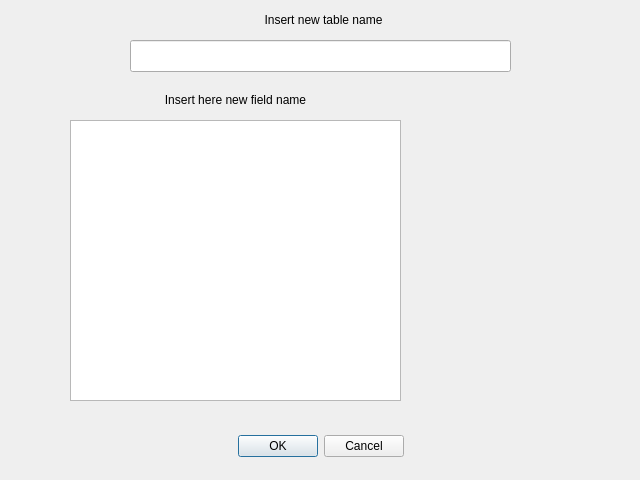
<?xml version="1.0" encoding="UTF-8"?>
<ui version="4.0">
 <class>winCreate</class>
 <widget class="QDialog" name="winCreate">
  <property name="geometry">
   <rect>
    <x>0</x>
    <y>0</y>
    <width>640</width>
    <height>480</height>
   </rect>
  </property>
  <property name="windowTitle">
   <string>Create new Table...</string>
  </property>
  <property name="windowIcon">
   <iconset resource="../res/res.qrc">
    <normaloff>:/xs/shield.png</normaloff>:/xs/shield.png</iconset>
  </property>
  <widget class="QDialogButtonBox" name="buttonBox">
   <property name="geometry">
    <rect>
     <x>10</x>
     <y>430</y>
     <width>621</width>
     <height>32</height>
    </rect>
   </property>
   <property name="orientation">
    <enum>Qt::Horizontal</enum>
   </property>
   <property name="standardButtons">
    <set>QDialogButtonBox::Cancel|QDialogButtonBox::Ok</set>
   </property>
   <property name="centerButtons">
    <bool>true</bool>
   </property>
  </widget>
  <widget class="QLineEdit" name="lineTable">
   <property name="geometry">
    <rect>
     <x>130</x>
     <y>40</y>
     <width>381</width>
     <height>32</height>
    </rect>
   </property>
  </widget>
  <widget class="QListView" name="listView">
   <property name="geometry">
    <rect>
     <x>70</x>
     <y>120</y>
     <width>331</width>
     <height>281</height>
    </rect>
   </property>
  </widget>
  <widget class="QLabel" name="labelTable">
   <property name="geometry">
    <rect>
     <x>138</x>
     <y>10</y>
     <width>371</width>
     <height>20</height>
    </rect>
   </property>
   <property name="text">
    <string>Insert new table name</string>
   </property>
   <property name="alignment">
    <set>Qt::AlignCenter</set>
   </property>
  </widget>
  <widget class="QLabel" name="label">
   <property name="geometry">
    <rect>
     <x>70</x>
     <y>90</y>
     <width>331</width>
     <height>20</height>
    </rect>
   </property>
   <property name="text">
    <string>Insert here new field name</string>
   </property>
   <property name="alignment">
    <set>Qt::AlignCenter</set>
   </property>
  </widget>
  <widget class="QPushButton" name="pushAdd">
   <property name="geometry">
    <rect>
     <x>460</x>
     <y>160</y>
     <width>64</width>
     <height>64</height>
    </rect>
   </property>
   <property name="font">
    <font>
     <pointsize>39</pointsize>
     <weight>50</weight>
     <italic>false</italic>
     <bold>false</bold>
     <underline>false</underline>
     <strikeout>false</strikeout>
    </font>
   </property>
   <property name="text">
    <string/>
   </property>
   <property name="icon">
    <iconset theme="insert-table-row" resource="../res/res.qrc">
     <normaloff>:/icons/insert-table-row.svg</normaloff>:/icons/insert-table-row.svg</iconset>
   </property>
   <property name="iconSize">
    <size>
     <width>64</width>
     <height>64</height>
    </size>
   </property>
   <property name="flat">
    <bool>true</bool>
   </property>
  </widget>
  <widget class="QPushButton" name="pushRemove">
   <property name="geometry">
    <rect>
     <x>460</x>
     <y>250</y>
     <width>64</width>
     <height>64</height>
    </rect>
   </property>
   <property name="font">
    <font>
     <pointsize>39</pointsize>
     <weight>50</weight>
     <italic>false</italic>
     <bold>false</bold>
     <underline>false</underline>
     <strikeout>false</strikeout>
    </font>
   </property>
   <property name="text">
    <string/>
   </property>
   <property name="icon">
    <iconset theme="delete-table-row" resource="../res/res.qrc">
     <normaloff>:/icons/delete-table-row.svg</normaloff>:/icons/delete-table-row.svg</iconset>
   </property>
   <property name="iconSize">
    <size>
     <width>64</width>
     <height>64</height>
    </size>
   </property>
   <property name="flat">
    <bool>true</bool>
   </property>
  </widget>
 </widget>
 <resources>
  <include location="../res/res.qrc"/>
 </resources>
 <connections>
  <connection>
   <sender>buttonBox</sender>
   <signal>accepted()</signal>
   <receiver>winCreate</receiver>
   <slot>accept()</slot>
   <hints>
    <hint type="sourcelabel">
     <x>248</x>
     <y>254</y>
    </hint>
    <hint type="destinationlabel">
     <x>157</x>
     <y>274</y>
    </hint>
   </hints>
  </connection>
  <connection>
   <sender>buttonBox</sender>
   <signal>rejected()</signal>
   <receiver>winCreate</receiver>
   <slot>reject()</slot>
   <hints>
    <hint type="sourcelabel">
     <x>316</x>
     <y>260</y>
    </hint>
    <hint type="destinationlabel">
     <x>286</x>
     <y>274</y>
    </hint>
   </hints>
  </connection>
 </connections>
</ui>
